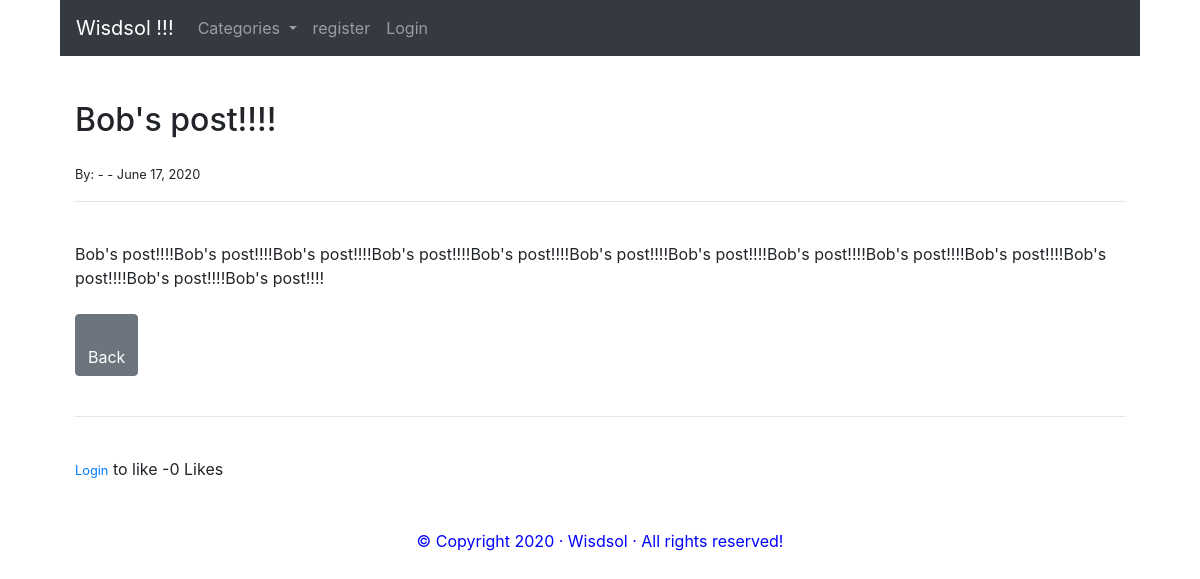
The app's page /article_detail/13 with its own data.
### blog/models.py (models this page shows, shortened)
class Post(models.Model):
    title = models.CharField(max_length=255)
    title_tag = models.CharField(max_length=255)
    author = models.ForeignKey(User,on_delete=models.CASCADE)
    body=RichTextField(blank=True, null=True)
    post_date = models.DateField(auto_now_add=True)
    category = models.CharField(max_length=255,default='category')
    likes = models.ManyToManyField(User, related_name='blog_posts')
    def total_likes(self):
        return self.likes.count()

### blog/views.py (the view)
# urls.py: path('article_detail/<int:pk>',ArticleDetailView.as_view(),name='article_details'),
class ArticleDetailView(DetailView):
	model=Post
	template_name='article_details.html'
	def get_context_data(self,*args,**kwargs):
		cat_menu=Category.objects.all()
		context=super(ArticleDetailView,self).get_context_data(*args,**kwargs)
		stuff=get_object_or_404(Post, id=self.kwargs['pk'])
		total_likes=stuff.total_likes()
		liked=False
		if stuff.likes.filter(id=self.request.user.id).exists():
			liked=True
		context["cat_menu"]=cat_menu
		context["total_likes"]=total_likes
		context["liked"]=liked
		return context

### blog/models.py (called while the page is built)
    def __str__(self):
        return self.name

### blog/templates/article_details.html (shortened to what this page needs)
{% extends 'base.html' %}
{% block content%}
    <h1>{{post.title}}</h1>
    <small>By:
        {{post.author.first_name}}-
        {{post.author.last_name}}-
        {{post.post_date}}
    </small><br/>
    <hr>
    <br/>
    {{post.body|safe}}
    <br/>
    <br/>
    <a href="{% url 'home'%}" class="btn btn-secondary">
    <br/>Back</a>
    <br/><br/>
    <hr>
    <br/>
    <form action="{% url 'like_post' post.pk %}" method="POST">
    {%if user.is_authenticated %}
        {%if liked %}
            <button type = "Submit", name= "post_id", value="{{ post.id }}", class ="btn btn-danger btn-sm">Unlike</button>
        {% else %}
            <button type = "Submit", name= "post_id", value="{{ post.id }}", class ="btn btn-primary btn-sm">Like</button>
        {% endif %}
    {% else %}
       <small><a href="{%url 'login'%}">Login</a></small> to like
    {% endif %}
        -{{total_likes}} Likes
    </form>
{% endblock %}

### static/css/styles.css (style rules this page uses)
* { box-sizing: border-box; }

### records on screen
Post: title "Bob's post!!!!", post_date "June 17, 2020", body "Bob's post!!!!Bob's post!!!!Bob's post!!!!Bob's post!!!!Bob's post!!!!Bob's post!!!!Bob's post!!!!Bob's post!!!!Bob's post!!!!Bob's post!!!!Bob's post!!!!Bob's post!!!!Bob's post!!!!"

### other values on screen
{{ total_likes }} "0"
